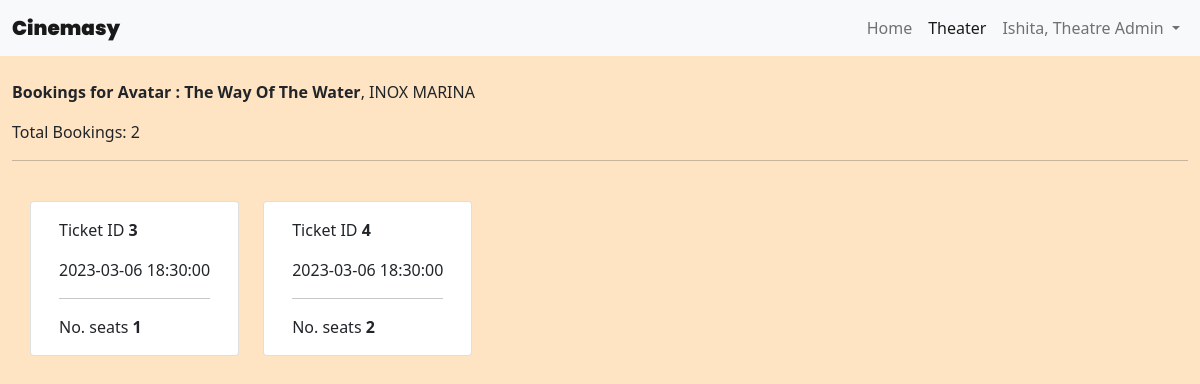
The page /show_tickets/1 (signed in) on the database its author committed.
### website/models.py (models this page shows)
class RegisteredUser(db.Model, UserMixin):
    id = db.Column(db.Integer, primary_key=True)
    email = db.Column(db.String(150), unique=True)
    password = db.Column(db.String(150))
    name = db.Column(db.String(150))
    is_theatre_admin = db.Column(db.Boolean)
    is_super_admin = db.Column(db.Boolean)
    theaters = db.relationship('Theaters')
    movies = db.relationship('Movie')
    shows = db.relationship('Show')
    tickets_booked = db.relationship('Ticket')

class Show(db.Model):
    id = db.Column(db.Integer, primary_key=True)
    movie_screened = db.Column(db.Integer, db.ForeignKey('movie.id'))
    theater_screened_in = db.Column(db.Integer, db.ForeignKey('theaters.id'))
    movie = db.Column(db.String(150))
    theater = db.Column(db.String(150))
    theater_address = db.Column(db.String(150))
    theater_address_link = db.Column(db.String(150))
    datetime_screened = db.Column(db.DateTime(timezone=True), default=func.now())
    theater_admin_id = db.Column(db.Integer, db.ForeignKey('registered_user.id'))
    seats_available = db.Column(db.Integer)
    cost_per_seat = db.Column(db.Integer)
    tickets_booked = db.relationship('Ticket')

class Ticket(db.Model):
    id = db.Column(db.Integer, primary_key=True)
    show_booked = db.Column(db.Integer, db.ForeignKey('show.id'))
    movie_booked = db.Column(db.Integer, db.ForeignKey('movie.id'))
    theater_booked = db.Column(db.Integer, db.ForeignKey('theaters.id'))
    user = db.Column(db.Integer, db.ForeignKey('registered_user.id'))
    movie_name = db.Column(db.String(150))
    theater_name = db.Column(db.String(150))
    theater_address = db.Column(db.String(150))
    theater_address_link = db.Column(db.String(150))
    no_of_seats = db.Column(db.Integer)
    total_cost = db.Column(db.Integer)
    show_timinig = db.Column(db.DateTime(timezone=True), default=func.now())

### website/views.py (the view)
@views.route('show_tickets/<int:id>')
@login_required
def show_tickets(id):
    if current_user.is_theatre_admin == True:
        tickets = Ticket.query.filter_by(show_booked=int(id)).all()
        show = Show.query.get(int(id))
        return render_template('show_tickets.html', user=current_user, tickets=tickets, show=show, no_of_tickets=len(tickets))
    else:
        return render_template('home.html', user=current_user, movies=movies)

### website/__init__.py (called while the page is built)
def create_app():
    app = Flask(__name__)
    app.config['SECRET_KEY'] = 'secret key'
    app.config['SQLALCHEMY_DATABASE_URI'] = 'sqlite:///' + DB_NAME
    db.init_app(app)
    from .views import views
    from .auth import auth
    app.register_blueprint(views, url_prefix='/')
    app.register_blueprint(auth, url_prefix='/')
    from .models import RegisteredUser, Theaters, Movie, Show
    with app.app_context():
        db.create_all()
    login_manager = LoginManager()
    login_manager.login_view = 'auth.login'
    login_manager.init_app(app)
    @login_manager.user_loader
    def load_user(id):
        return RegisteredUser.query.get(int(id))
    return app

### website/templates/show_tickets.html (shortened to what this page needs)
{% extends "base.html" %}
{% block content %}
<nav class="navbar navbar-expand-lg navbar-light bg-light">
    <div class="container-fluid">
      <a class="navbar-brand" style="font-weight: 1000; font-family: 'Poppins', sans-serif" href="#">Cinemasy</a>
      <div class="collapse navbar-collapse d-md-flex justify-content-md-end" id="navbarNavDropdown">
        <ul class="navbar-nav navbar-nav mr-auto">
          <li class="nav-item">
            <a class="nav-link" aria-current="page" href="/">Home</a>
          </li>
          {% if user.is_authenticated %}
          <li class="nav-item">
            {% if user.is_theatre_admin %}
              <a class="nav-link active" href="/my_theaters">Theater</a>
          </li>
          {% elif user.is_super_admin %}
          <a class="nav-link" href="/movies">Movies</a>
          {% else %}
          <a class="nav-link" href="/my_tickets">My Tickets</a>
          {% endif %}
          {% endif %}
          {% if user.is_authenticated %}
          <li class="nav-item dropdown">
            <a class="nav-link dropdown-toggle" href="#" id="navbarDropdown" role="button" data-bs-toggle="dropdown" aria-expanded="false">
              {% if user.is_theatre_admin %}
                {{ user.name }}, Theatre Admin
              {% elif user.is_super_admin %}
                {{ user.name }}, Super Admin
              {% else %}
                {{ user.name }}
              {% endif %}
            </a>
          </li>
          {% else %}
          <li class="nav-item justify-content-end">
            <a class="nav-link" href="/login">Login</a>
          </li>
          {% endif %}
        </ul>
      </div>
    </div>
  </nav>
<div class="container-fluid align-self-center">
    <br/><p><strong >Bookings for {{ show.movie }}</strong>, {{ show.theater }}</p>
    <p>Total Bookings: {{ no_of_tickets }}</p><hr/>
    <div class="container pt-4 pb-4">
        <div class="row row-cols-auto">
        {% for ticket in tickets %}
        <div class="card" style="margin-right:24px">
            <div class="card-body">
              <p class="card-text">Ticket ID <strong>{{ ticket.id }}</strong></p>
              <p class="card-text">{{ ticket.show_timinig }}</p>
              <hr/>
              <p class="card-text">No. seats <strong>{{ ticket.no_of_seats }}</strong></p>
            </div>
          </div>
        {% endfor %}
        </div>
      </div>
    </div>
{% endblock %}

### website/templates/base.html (style rules this page uses)
body { background-color: bisque; }

### rows shown on the page
RegisteredUser: name "Ishita"
Show: movie "Avatar : The Way Of The Water", theater "INOX MARINA"
Ticket: id "3", show_timinig "2023-03-06 18:30:00", no_of_seats "1"
Ticket: id "4", show_timinig "2023-03-06 18:30:00", no_of_seats "2"

### other values the page prints
{{ no_of_tickets }} "2"
